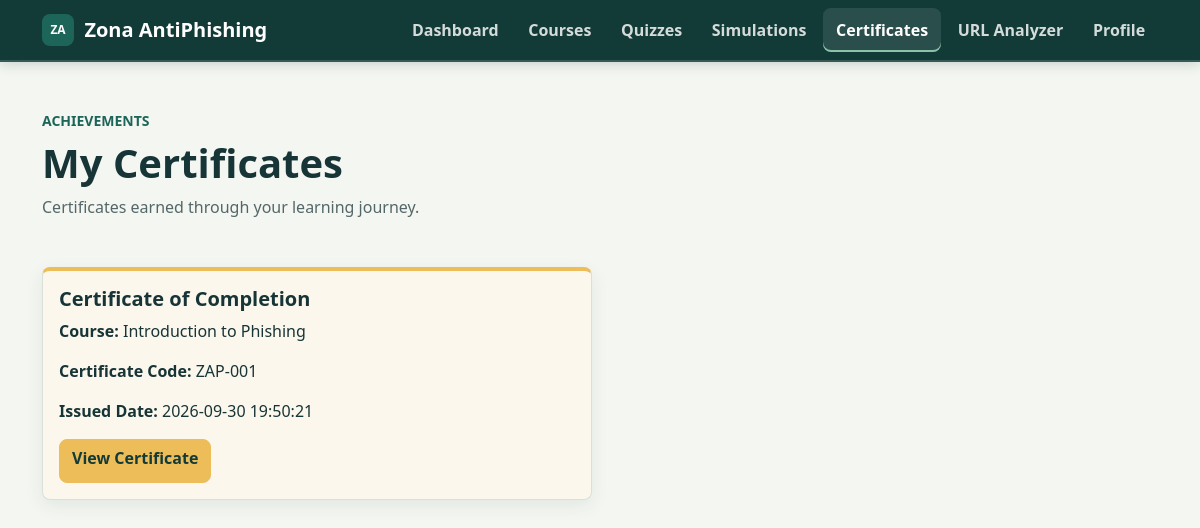
/?page=certificates (signed in), run on the app's committed database.
### tables this page shows
CREATE TABLE `certificates` (
  `id` int(11) NOT NULL,
  `user_id` int(11) NOT NULL,
  `course_id` int(11) NOT NULL,
  `certificate_code` varchar(50) NOT NULL,
  `title` varchar(255) NOT NULL,
  `issued_at` timestamp NOT NULL DEFAULT current_timestamp()
);

CREATE TABLE `courses` (
  `id` int(11) NOT NULL,
  `title` varchar(150) NOT NULL,
  `description` text NOT NULL,
  `level` enum('beginner','intermediate','advanced') NOT NULL DEFAULT 'beginner',
  `status` enum('draft','published') NOT NULL DEFAULT 'draft',
  `created_at` timestamp NOT NULL DEFAULT current_timestamp(),
  `updated_at` timestamp NOT NULL DEFAULT current_timestamp() ON UPDATE current_timestamp()
);

### config/database.php (called while the page is built)
<?php
class Database
{
    private string $host = "localhost";
    private string $dbName = "zona_antiphishing";
    private string $username = "root";
    private string $password = "";
    public function connect(): PDO
    {
        try {
            $pdo = new PDO(
                "mysql:host={$this->host};dbname={$this->dbName};charset=utf8mb4",
                $this->username,
                $this->password
            );
            $pdo->setAttribute(PDO::ATTR_ERRMODE, PDO::ERRMODE_EXCEPTION);
            return $pdo;
        } catch (PDOException $e) {
            die("Database connection failed: " . $e->getMessage());
        }
    }
}

### app/controllers/CertificateController.php (called while the page is built, shortened)
<?php
require_once __DIR__ . '/../models/Certificate.php';
class CertificateController
{
    private Certificate $certificateModel;
    public function __construct()
    {
        $this->certificateModel = new Certificate();
    }
    public function getUserCertificates(int $userId): array
    {
        return $this->certificateModel->getCertificatesByUserId($userId);
    }
}

### app/models/Certificate.php (called while the page is built, shortened)
<?php
require_once __DIR__ . '/../../config/database.php';
class Certificate
{
    private PDO $conn;
    public function __construct()
    {
        $database = new Database();
        $this->conn = $database->connect();
    }
    public function getCertificatesByUserId(int $userId): array
    {
        $sql = "SELECT certificates.id,
                       certificates.title,
                       certificates.certificate_code,
                       certificates.issued_at,
                       certificates.course_id,
                       courses.title AS course_title
                FROM certificates
                INNER JOIN courses ON courses.id = certificates.course_id
                WHERE user_id = :user_id
                ORDER BY certificates.issued_at DESC";
        $stmt = $this->conn->prepare($sql);
        $stmt->execute([
            'user_id' => $userId
        ]);
        return $stmt->fetchAll(PDO::FETCH_ASSOC);
    }
}

### views/certificates/index.php (the view, shortened to what this page needs)
<?php
require_once __DIR__ . '/../../app/controllers/CertificateController.php';
$certificateController = new CertificateController();
$certificates = $certificateController->getUserCertificates(
    (int) $_SESSION['user_id']
);
?>
<header class="mb-4 mb-lg-5">
    <p class="small fw-bold text-primary text-uppercase mb-2">
        Achievements
    </p>
    <h1 class="display-6 fw-bold mb-2">
        My Certificates
    </h1>
    <p class="text-body-secondary mb-0">
        Certificates earned through your learning journey.
    </p>
</header>
<?php if (empty($certificates)): ?>
    <div class="alert alert-light border">
        No certificates available yet.
    </div>
<?php else: ?>
    <div class="row row-cols-1 row-cols-lg-2 g-3">
        <?php foreach ($certificates as $certificate): ?>
            <div class="col">
                <div class="card dashboard-stat achievement-card shadow-sm">
                    <div class="card-body">
                        <h3 class="h5 fw-bold">
                            <?= htmlspecialchars((string) ($certificate['title'] ?? ''), ENT_QUOTES, 'UTF-8'); ?>
                        </h3>
                        <p>
                            <strong>Course:</strong>
                            <?= htmlspecialchars((string) ($certificate['course_title'] ?? ''), ENT_QUOTES, 'UTF-8'); ?>
                        </p>
                        <p>
                            <strong>Certificate Code:</strong>
                            <?= htmlspecialchars((string) ($certificate['certificate_code'] ?? ''), ENT_QUOTES, 'UTF-8'); ?>
                        </p>
                        <p>
                            <strong>Issued Date:</strong>
                            <?= htmlspecialchars((string) ($certificate['issued_at'] ?? ''), ENT_QUOTES, 'UTF-8'); ?>
                        </p>
                        <a class="btn btn-achievement" href="?page=certificate&amp;id=<?= (int) $certificate['id']; ?>">
                            View Certificate
                        </a>
                    </div>
                </div>
            </div>
        <?php endforeach; ?>
    </div>
<?php endif; ?>
<?php
require __DIR__ . '/../layouts/main.php';

### views/layouts/main.php (style rules this page uses)
:root { --zap-primary: #1E6559; --zap-deep: #123A37; --zap-cta: #E66E50; --zap-cta-hover: #B7432A; --zap-cta-ink: #102826; --zap-canvas: #F4F6F1; --zap-achievement: #EDBD59; --zap-ink: #173436; --zap-muted: #546768; --zap-border: #D8E0D9; --zap-surface: #FBFAF5; --zap-surface-tint: #EDF3EC; --zap-success: #2F765B; --zap-warning: #A96B14; --zap-danger: #B84943; --zap-radius: 0.5rem; --zap-shadow: 0 0.35rem 1.1rem rgb(18 58 55 / 8%); --bs-box-shadow-sm: var(--zap-shadow); --bs-primary: var(--zap-primary); --bs-primary-rgb: 30, 101, 89; --bs-success: var(--zap-success); --bs-warning: var(--zap-warning); --bs-danger: var(--zap-danger); --bs-link-color: var(--zap-primary); --bs-link-hover-color: var(--zap-deep); --bs-body-bg: var(--zap-canvas); --bs-body-color: var(--zap-ink); --bs-border-color: var(--zap-border); --bs-success-rgb: 47, 118, 91; --bs-warning-rgb: 169, 107, 20; --bs-danger-rgb: 184, 73, 67; --bs-list-group-bg: var(--zap-surface); --bs-list-group-color: var(--zap-ink); --bs-list-group-border-color: var(--zap-border); }
body { min-height: 100vh; background: var(--zap-canvas); color: var(--zap-ink); font-family: "Trebuchet MS", "Segoe UI", system-ui, sans-serif; }
.btn { min-height: 2.75rem; border-radius: var(--zap-radius); font-weight: 650; transition: background-color 150ms ease, border-color 150ms ease, box-shadow 150ms ease, color 150ms ease; }
.btn-achievement { --bs-btn-color: var(--zap-deep); --bs-btn-bg: var(--zap-achievement); --bs-btn-border-color: var(--zap-achievement); --bs-btn-hover-color: var(--zap-deep); --bs-btn-hover-bg: #E0AE45; --bs-btn-hover-border-color: #E0AE45; }
.card { --bs-card-border-radius: var(--zap-radius); --bs-card-border-color: var(--zap-border); --bs-card-bg: var(--zap-surface); }
.text-primary { color: var(--zap-primary) !important; }
.dashboard-stat { height: 100%; border: 1px solid var(--zap-border); border-top: 4px solid var(--zap-primary); border-radius: var(--zap-radius); background: var(--zap-surface); box-shadow: var(--zap-shadow); }
.text-body-secondary { color: var(--zap-muted) !important; }
h1, h2, h3, h4, h5 { color: var(--zap-ink); }
.achievement-card { border-top-color: var(--zap-achievement); background: linear-gradient(145deg, var(--zap-surface) 0%, #fbf5e8 100%); }
.dashboard-stat, .course-card, .simulation-card { background-color: var(--zap-surface); box-shadow: 0 0.35rem 1.1rem rgb(18 58 55 / 8%); }
.achievement-card { background-color: #fbf7ed; }
.simulation-outcome, .achievement-card, .simulation-completion-hero, .simulation-score-card { background: #fbf7ed; }

### data on the page
certificates: title "Certificate of Completion", course.title "Introduction to Phishing", certificate_code "ZAP-001", issued_at "2026-09-30 19:50:21"
